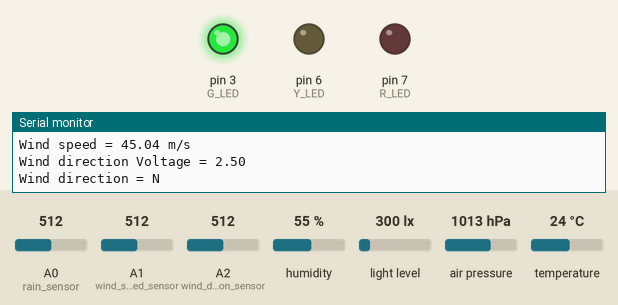
The sketch below on a simulated Arduino Uno, built with avr-gcc and run on an emulated ATmega328P. On the bench: output pins drawn as LEDs (lit = HIGH), the last lines printed to the serial monitor. The test bench sets the inputs (shaded band); at power-on: A2 (wind_direction_sensor) = 512, A0 (rain_sensor) = 512, A1 (wind_speed_sensor) = 512, humidity 55 %, light level 300 lx, air pressure 1013 hPa, temperature 24 °C. No radio packets arrive unless stated.

Above: at 1.2 s.
1.3 s: A2 (wind_direction_sensor) set to 338
At 4.3 s:
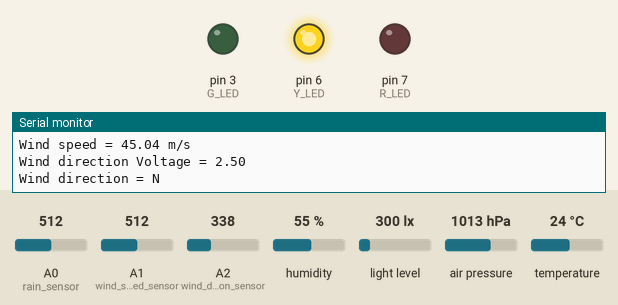
15.3 s: A2 (wind_direction_sensor) set to 306
At 26.2 s:
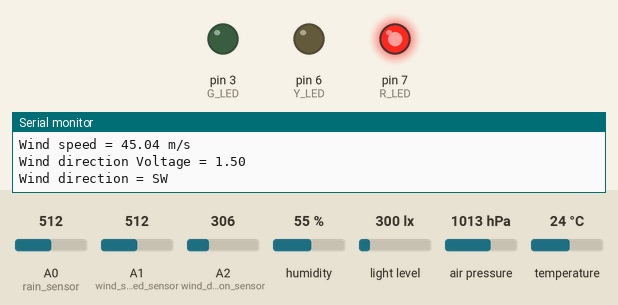
Timing chart, 0 to 27.7 s (numbered marks = the images above; inputs shaded):
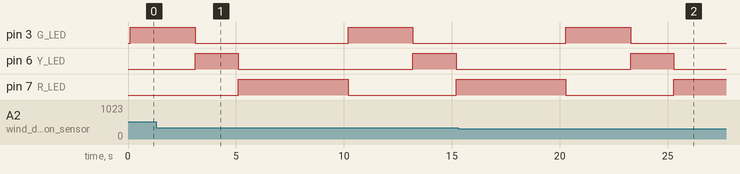

The sketch:

Sensor.ino
```cpp
#include <Wire.h>
#include <SPI.h>
#include <LoRa.h>
#include <Adafruit_Sensor.h>
#include <Adafruit_BME280.h>
#include <BH1750.h>       // Adds BH1750 library file

#define SS 10
#define RST 9
#define DI0 2

#define R_LED 7
#define Y_LED 6
#define G_LED 3

#define TX_P 17
#define ENCRYPT 0x88

#define BAND 433E6
#define rain_sensor A0
#define wind_speed_sensor A1
#define wind_direction_sensor A2

#define SEALEVELPRESSURE_HPA (1013.25)  // Please replace it with the current sea level pressure at your location
Adafruit_BME280 bme;

BH1750 lightMeter;

String LoRaMessage = "";
char device_id[12] = "MyDevice123";


void setup()
{
  Serial.begin(115200);
  Wire.begin();
  lightMeter.begin();

  pinMode (rain_sensor, INPUT);
  pinMode (wind_speed_sensor, INPUT);
  pinMode (wind_direction_sensor, INPUT);
  pinMode(R_LED, OUTPUT);  // Use LED to indicate that LoRa module is working
  pinMode(Y_LED, OUTPUT);
  pinMode(G_LED, OUTPUT);
  while (!Serial);

  Serial.println(F("LoRa Sender"));

  LoRa.setPins(SS, RST, DI0);
  //LoRa.setTxPower(TX_P);

  if (!LoRa.begin(BAND))
  {
    Serial.println(F("Starting LoRa failed!"));
    while (1);
  }

  LoRa.setSpreadingFactor(12);
  LoRa.setSyncWord(ENCRYPT);

  if (!bme.begin(0x76))
  {
    Serial.println("Could not find a valid BME280 sensor, check wiring!");
    while (1);
  }
}

void loop()
{
  float temperature = bme.readTemperature();
  float pressure = bme.readPressure() / 100.0F;
  float altitude = bme.readAltitude(SEALEVELPRESSURE_HPA);
  float humidity = bme.readHumidity();

  double dewPoint = dewPointFast(temperature, humidity);

  int rainfall = map(analogRead(rain_sensor), 780, 0, 0, 100);  // Read from analog pin
  if (rainfall >= 100)
  {
    rainfall = 100;
  }
  if (rainfall <= 0)
  {
    rainfall = 0;
  }

  float lux = lightMeter.readLightLevel();

  //int windSpeedSensorValue = 0;  //Test
  int windSpeedSensorValue = analogRead(wind_speed_sensor);
  float windSpeedVoltage = windSpeedSensorValue * (5 / 1023.0);
  float windSpeed = windSpeedVoltage / 2.5 * 45;

  //int windDirectionSensorValue = 0;  //Test
  int windDirectionSensorValue = analogRead(wind_direction_sensor);
  float windDirectionVoltage = windDirectionSensorValue * (5 / 1023.0);
  String windDirection = windDirectionFast(windDirectionVoltage);

  Serial.print(F("Device ID: "));
  Serial.println(device_id);

  Serial.print(F("Temperature = "));
  Serial.print(temperature);
  Serial.println(F("*C"));

  Serial.print(F("Pressure = "));
  Serial.print(pressure);
  Serial.println(F("hPa"));

  Serial.print(F("Approx. Altitude = "));
  Serial.print(altitude);
  Serial.println(F("m"));

  Serial.print(F("Humidity = "));
  Serial.print(humidity);
  Serial.println(F("%"));

  Serial.print(F("Dew point = "));
  Serial.print(dewPoint);
  Serial.println(F(" *C"));

  Serial.print(F("Rainfall = "));
  Serial.print(rainfall);
  Serial.println(F("%"));

  Serial.print(F("Light = "));
  Serial.print(lux);
  Serial.println(F(" lx"));

  Serial.print(F("Wind speed Voltage = "));
  Serial.println(windSpeedVoltage);
  Serial.print(F("Wind speed = "));
  Serial.print(windSpeed);
  Serial.println(F(" m/s"));

  Serial.print(F("Wind direction Voltage = "));
  Serial.println(windDirectionVoltage);
  Serial.print(F("Wind direction = "));
  Serial.println(windDirection);

  LoRaMessage = String(device_id) + "/" + String(temperature) + "&" + String(pressure)
                + "#" + String(altitude) + "@" + String(humidity) + "$" + String(dewPoint)
                + "^" + String(rainfall) + "!" + String(lux) + "~" + String(windSpeed) + "|" + windDirection;

  // Send packet
  LoRa.beginPacket();
  LoRa.print(LoRaMessage);
  LoRa.endPacket();
  Serial.println();
  // Change LED
  digitalWrite(R_LED, LOW);
  digitalWrite(Y_LED, LOW);
  digitalWrite(G_LED, HIGH);
  delay(3000);
  digitalWrite(R_LED, LOW);
  digitalWrite(Y_LED, HIGH);
  digitalWrite(G_LED, LOW);
  delay(2000);
  digitalWrite(R_LED, HIGH);
  digitalWrite(Y_LED, LOW);
  digitalWrite(G_LED, LOW);
  delay(5000);
}

// Calculate the dew point
double dewPointFast(double celsius, double humidity)
{
  double a = 17.271;
  double b = 237.7;
  double temp = (a * celsius) / (b + celsius) + log(humidity * 0.01);
  double Td = (b * temp) / (a - temp);
  return Td;
}

// Get the wind direction
String windDirectionFast(float windDirectionVoltage){
  float degree = windDirectionVoltage / 2.5 * 359;
  if (degree>11.25 && degree<33.75){
    return "NNE";  //Northnortheast
  }
  else if (degree>=33.75 && degree<=56.25){
    return "NE";  //Northeast
  }
  else if (degree>56.25 && degree<78.75){
    return "ENE";  //Eastnortheast
  }
  else if (degree>=78.75 && degree<=101.25){
    return "E";  //East
  }
  else if (degree>101.25 && degree<123.75){
    return "ESE";  //Eastsoutheast
  }
  else if (degree>=123.75 && degree<=146.25){
    return "SE";  //Southeast
  }
  else if (degree>146.25 && degree<168.75){
    return "SSE";  //Southsoutheast
  }
  else if (degree>=168.75 && degree<=191.25){
    return "S";  //South
  }
  else if (degree>191.25 && degree<213.75){
    return "SSW";  //Southsouthwest
  }
  else if (degree>=213.75 && degree<=236.25){
    return "SW";  //Southwest
  }
  else if (degree>236.25 && degree<258.75){
    return "WSW";  //Westsouthwest
  }
  else if (degree>=258.75 && degree<=281.25){
    return "W";  //West
  }
  else if (degree>281.25 && degree<303.75){
    return "WNW";  //Westnorthwest
  }
  else if (degree>=303.75 && degree<=326.25){
    return "NW";  //Northwest
  }
  else if (degree>326.25 && degree<348.75){
    return "NNW";  //Northnorthwest
  }
  else{
    return "N";  //North
  }
}
```

Measured:
- by itself, pin 6 (Y_LED): alternates HIGH for 2.0 s and LOW for 8.1 s
